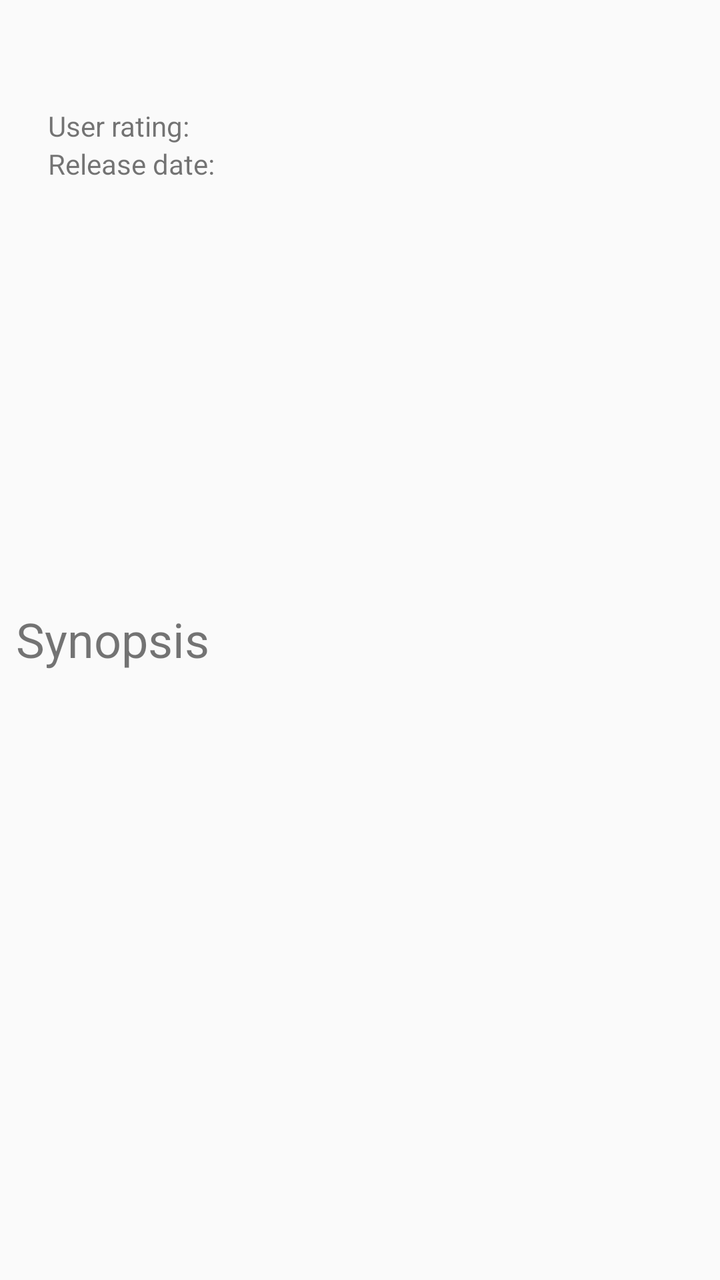
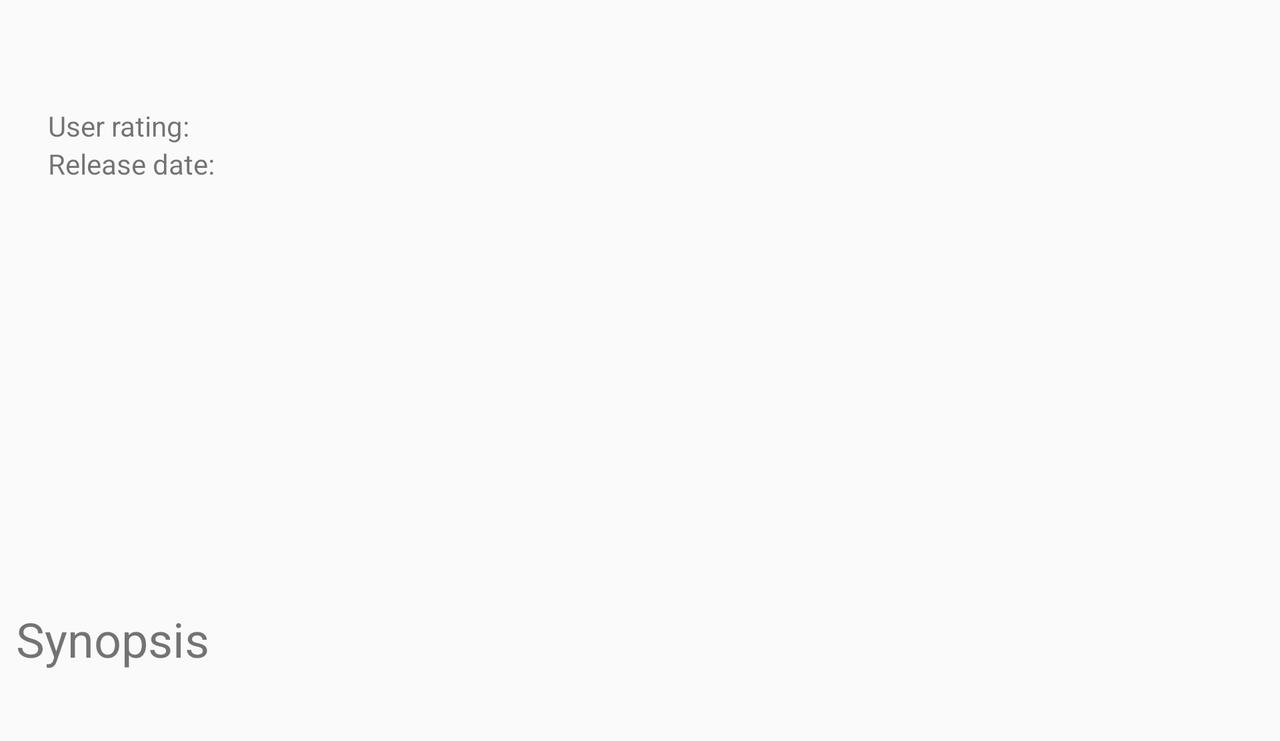

An Android layout and its configuration variant, each rendered on a device that would load it. The default file and the variant file are quoted in full after the pictures.
<!-- AndroidManifest.xml: application theme AppTheme -->
<!-- res/layout/activity_details_movie.xml -->
<?xml version="1.0" encoding="utf-8"?>
<LinearLayout xmlns:android="http://schemas.android.com/apk/res/android"
    xmlns:tools="http://schemas.android.com/tools"
    android:layout_width="match_parent"
    android:layout_height="match_parent"
    android:orientation="vertical"
    tools:context="com.example.android.popularmovies.DetailsMovieActivity">

    <android.support.design.widget.AppBarLayout
        android:layout_width="match_parent"
        android:layout_height="wrap_content"
        android:theme="@style/Theme.AppCompat.Light.NoActionBar" />


    <TextView
        android:id="@+id/tv_title"
        android:layout_width="match_parent"
        android:layout_height="wrap_content"
        android:fontFamily="sans-serif"
        android:paddingLeft="8dp"
        android:paddingRight="8dp"
        android:textColor="@android:color/black"
        android:textSize="34sp" />

    <LinearLayout
        android:layout_width="match_parent"
        android:layout_height="wrap_content"
        android:orientation="horizontal">

        <ImageView
            android:id="@+id/iv_poster_details"
            android:layout_width="wrap_content"
            android:layout_height="250dp"
            android:layout_gravity="center"
            android:adjustViewBounds="true"
            android:padding="8dp" />

        <LinearLayout
            android:layout_width="wrap_content"
            android:layout_height="match_parent"
            android:orientation="vertical"
            android:padding="8dp">

            <TextView
                android:id="@+id/tv_user_rating"
                android:layout_width="match_parent"
                android:layout_height="wrap_content"
                android:text="@string/user_rating"
                android:textSize="14sp"/>

            <TextView
                android:id="@+id/tv_release_date"
                android:layout_width="match_parent"
                android:layout_height="wrap_content"
                android:text="@string/release_date"
                android:textSize="14sp"/>

        </LinearLayout>


    </LinearLayout>

    <TextView
        android:layout_width="wrap_content"
        android:layout_height="wrap_content"
        android:layout_gravity="start"
        android:fontFamily="sans-serif"
        android:paddingLeft="8dp"
        android:paddingTop="8dp"
        android:text="@string/head_overview"
        android:textSize="24sp" />


    <TextView
        android:id="@+id/tv_overview"
        android:layout_width="wrap_content"
        android:layout_height="wrap_content"
        android:layout_gravity="fill_horizontal"
        android:fontFamily="sans-serif"
        android:padding="8dp"
        android:textSize="14sp" />


</LinearLayout>
<!-- resources referenced by this layout -->
<resources>
  <string name="head_overview">Synopsis</string>
  <string name="release_date">Release date: </string>
  <string name="user_rating">User rating: </string>
  <style name="AppTheme" parent="Theme.AppCompat.Light.DarkActionBar">
          
          <item name="colorPrimary">@color/colorPrimary</item>
          <item name="colorPrimaryDark">@color/colorPrimaryDark</item>
          <item name="colorAccent">@color/colorAccent</item>
  
      </style>
  <color name="colorPrimary">#9C27B0</color>
  <color name="colorPrimaryDark">#7B1FA2</color>
  <color name="colorAccent">#FFC107</color>
</resources>
<!-- res/layout-land/activity_details_movie.xml (the repository's variant of the layout above) -->
<!-- drawn on the phone turned sideways -->
<?xml version="1.0" encoding="utf-8"?>
<ScrollView xmlns:android="http://schemas.android.com/apk/res/android"
    xmlns:tools="http://schemas.android.com/tools"
    android:layout_width="match_parent"
    android:layout_height="wrap_content">

    <LinearLayout
        android:layout_width="match_parent"
        android:layout_height="match_parent"
        android:orientation="vertical"
        tools:context="com.example.android.popularmovies.DetailsMovieActivity">

        <android.support.design.widget.AppBarLayout
            android:layout_width="match_parent"
            android:layout_height="wrap_content"
            android:theme="@style/Theme.AppCompat.Light.NoActionBar" />


        <TextView
            android:id="@+id/tv_title"
            android:layout_width="match_parent"
            android:layout_height="wrap_content"
            android:fontFamily="sans-serif"
            android:paddingLeft="8dp"
            android:paddingRight="8dp"
            android:textColor="@android:color/black"
            android:textSize="34sp" />

        <LinearLayout
            android:layout_width="match_parent"
            android:layout_height="wrap_content"
            android:orientation="horizontal">

            <ImageView
                android:id="@+id/iv_poster_details"
                android:layout_width="wrap_content"
                android:layout_height="250dp"
                android:layout_gravity="center"
                android:adjustViewBounds="true"
                android:padding="8dp" />

            <LinearLayout
                android:layout_width="wrap_content"
                android:layout_height="match_parent"
                android:orientation="vertical"
                android:padding="8dp">

                <TextView
                    android:id="@+id/tv_user_rating"
                    android:layout_width="match_parent"
                    android:layout_height="wrap_content"
                    android:text="@string/user_rating"
                    android:textSize="14sp" />

                <TextView
                    android:id="@+id/tv_release_date"
                    android:layout_width="match_parent"
                    android:layout_height="wrap_content"
                    android:text="@string/release_date"
                    android:textSize="14sp" />

            </LinearLayout>


        </LinearLayout>


        <TextView
            android:layout_width="wrap_content"
            android:layout_height="wrap_content"
            android:layout_gravity="start"
            android:fontFamily="sans-serif"
            android:paddingLeft="8dp"
            android:paddingTop="8dp"
            android:text="@string/head_overview"
            android:textSize="24sp" />


        <TextView
            android:id="@+id/tv_overview"
            android:layout_width="wrap_content"
            android:layout_height="wrap_content"
            android:layout_gravity="fill_horizontal"
            android:fontFamily="sans-serif"
            android:padding="8dp"
            android:textSize="14sp" />


    </LinearLayout>
</ScrollView>
